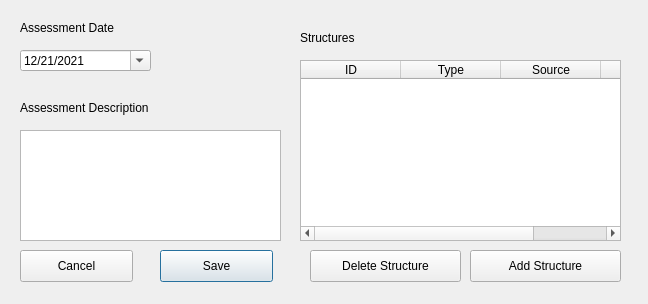
<?xml version="1.0" encoding="UTF-8"?>
<ui version="4.0">
 <class>assessment_dialog</class>
 <widget class="QDialog" name="assessment_dialog">
  <property name="geometry">
   <rect>
    <x>0</x>
    <y>0</y>
    <width>648</width>
    <height>304</height>
   </rect>
  </property>
  <property name="windowTitle">
   <string>Structure Assessment</string>
  </property>
  <property name="windowIcon">
   <iconset>
    <normaloff>../../../../../../../../../../../icon.png</normaloff>../../../../../../../../../../../icon.png</iconset>
  </property>
  <widget class="QLabel" name="label">
   <property name="geometry">
    <rect>
     <x>20</x>
     <y>20</y>
     <width>141</width>
     <height>16</height>
    </rect>
   </property>
   <property name="text">
    <string>Assessment Date</string>
   </property>
  </widget>
  <widget class="QPlainTextEdit" name="plainTextEdit_assessment_description">
   <property name="geometry">
    <rect>
     <x>20</x>
     <y>130</y>
     <width>261</width>
     <height>111</height>
    </rect>
   </property>
  </widget>
  <widget class="QLabel" name="label_2">
   <property name="geometry">
    <rect>
     <x>20</x>
     <y>100</y>
     <width>181</width>
     <height>16</height>
    </rect>
   </property>
   <property name="text">
    <string>Assessment Description</string>
   </property>
  </widget>
  <widget class="QDateEdit" name="dateEdit_assessment_date">
   <property name="geometry">
    <rect>
     <x>20</x>
     <y>50</y>
     <width>131</width>
     <height>21</height>
    </rect>
   </property>
   <property name="displayFormat">
    <string>MM/dd/yyyy</string>
   </property>
   <property name="calendarPopup">
    <bool>true</bool>
   </property>
   <property name="date">
    <date>
     <year>2021</year>
     <month>12</month>
     <day>21</day>
    </date>
   </property>
  </widget>
  <widget class="QTableWidget" name="tableWidget_structures">
   <property name="geometry">
    <rect>
     <x>300</x>
     <y>60</y>
     <width>321</width>
     <height>181</height>
    </rect>
   </property>
   <column>
    <property name="text">
     <string>ID</string>
    </property>
   </column>
   <column>
    <property name="text">
     <string>Type</string>
    </property>
   </column>
   <column>
    <property name="text">
     <string>Source</string>
    </property>
   </column>
   <column>
    <property name="text">
     <string>Length</string>
    </property>
   </column>
  </widget>
  <widget class="QPushButton" name="pushButton_save_assessment">
   <property name="geometry">
    <rect>
     <x>160</x>
     <y>250</y>
     <width>113</width>
     <height>32</height>
    </rect>
   </property>
   <property name="text">
    <string>Save</string>
   </property>
  </widget>
  <widget class="QPushButton" name="pushButton_cancel_assessment">
   <property name="geometry">
    <rect>
     <x>20</x>
     <y>250</y>
     <width>113</width>
     <height>32</height>
    </rect>
   </property>
   <property name="text">
    <string>Cancel</string>
   </property>
  </widget>
  <widget class="QPushButton" name="pushButton_add_structure">
   <property name="geometry">
    <rect>
     <x>470</x>
     <y>250</y>
     <width>151</width>
     <height>32</height>
    </rect>
   </property>
   <property name="text">
    <string>Add Structure</string>
   </property>
  </widget>
  <widget class="QPushButton" name="pushButton_delete_structure">
   <property name="geometry">
    <rect>
     <x>310</x>
     <y>250</y>
     <width>151</width>
     <height>32</height>
    </rect>
   </property>
   <property name="text">
    <string>Delete Structure</string>
   </property>
  </widget>
  <widget class="QLabel" name="label_3">
   <property name="geometry">
    <rect>
     <x>300</x>
     <y>30</y>
     <width>148</width>
     <height>16</height>
    </rect>
   </property>
   <property name="text">
    <string>Structures</string>
   </property>
  </widget>
 </widget>
 <resources/>
 <connections/>
</ui>
